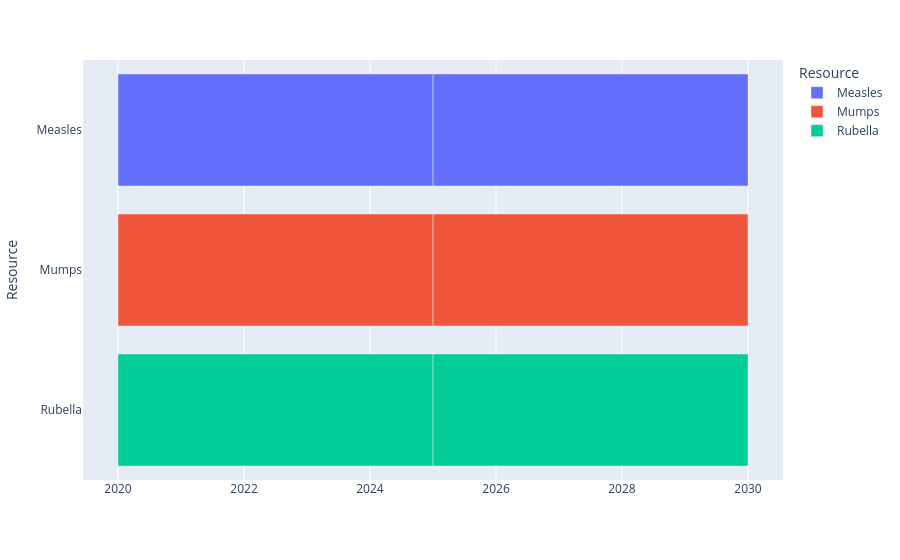

This figure's notebook cell:
### Code cell
import plotly.express as px
import pandas as pd

with open('C:/Users/fthcn/Desktop/Vaccine_Tender_Scheduling_Problem/Julia_Files/Github/Results/F_results_'+demand_status+'_'+supply_status+'_'+price_status+'.json') as json_file:
    F_results = json.load(json_file)

print(F_results)

group = ["Measles","Mumps","Rubella"]

output = pd.DataFrame()
for a in group:
    if a in F_results:
        for t in T:
            if len(F_results[a][str(t)]) != 0:
                end_list = list(F_results[a][str(t)])
                end_time = int(end_list[0])
                df_dictionary = pd.DataFrame([dict(Start=str(2020+t-1), Finish=str(2020+end_time), Resource=a)])
                output = pd.concat([output, df_dictionary], ignore_index=True)

fig = px.timeline(output, x_start="Start", x_end="Finish", y="Resource", color="Resource")
fig.show()

### Figure 1 — Plotly figure (JSON) as saved in the notebook; plotly's stock layout.template omitted (floating-point values rounded to 4 significant figures)
{"data": [{"alignmentgroup": "True", "base": ["2020", "2025"], "hovertemplate": "Resource=%{y}<br>Start=%{base}<br>Finish=%{x}<extra></extra>", "legendgroup": "Measles", "marker": {"color": "#636efa", "pattern": {"shape": ""}}, "name": "Measles", "offsetgroup": "Measles", "orientation": "h", "showlegend": true, "textposition": "auto", "type": "bar", "x": [157852800000, 157766400000], "xaxis": "x", "y": ["Measles", "Measles"], "yaxis": "y"}, {"alignmentgroup": "True", "base": ["2020", "2025"], "hovertemplate": "Resource=%{y}<br>Start=%{base}<br>Finish=%{x}<extra></extra>", "legendgroup": "Mumps", "marker": {"color": "#EF553B", "pattern": {"shape": ""}}, "name": "Mumps", "offsetgroup": "Mumps", "orientation": "h", "showlegend": true, "textposition": "auto", "type": "bar", "x": [157852800000, 157766400000], "xaxis": "x", "y": ["Mumps", "Mumps"], "yaxis": "y"}, {"alignmentgroup": "True", "base": ["2020", "2025"], "hovertemplate": "Resource=%{y}<br>Start=%{base}<br>Finish=%{x}<extra></extra>", "legendgroup": "Rubella", "marker": {"color": "#00cc96", "pattern": {"shape": ""}}, "name": "Rubella", "offsetgroup": "Rubella", "orientation": "h", "showlegend": true, "textposition": "auto", "type": "bar", "x": [157852800000, 157766400000], "xaxis": "x", "y": ["Rubella", "Rubella"], "yaxis": "y"}], "layout": {"barmode": "overlay", "legend": {"title": {"text": "Resource"}, "tracegroupgap": 0}, "margin": {"t": 60}, "xaxis": {"anchor": "y", "domain": [0, 1], "type": "date"}, "yaxis": {"anchor": "x", "categoryarray": ["Rubella", "Mumps", "Measles"], "categoryorder": "array", "domain": [0, 1], "title": {"text": "Resource"}}}}
